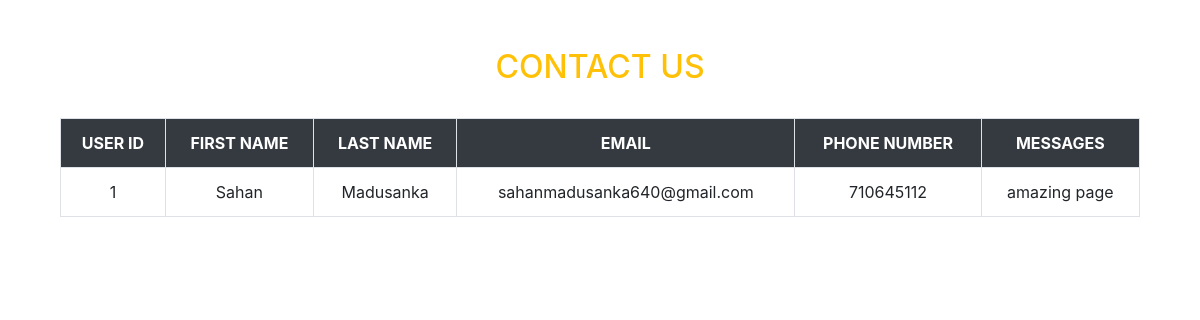
Page /AccidentDetecting/showcontact.php on the committed database.
### tables this page shows
CREATE TABLE `contactus` (
  `id` int(11) NOT NULL,
  `fname` varchar(40) NOT NULL,
  `lname` varchar(40) NOT NULL,
  `email` varchar(40) NOT NULL,
  `pno` int(11) NOT NULL,
  `msg` text
);

### AccidentDetecting/showcontact.php (the view, shortened to what this page needs)
<!DOCTYPE html>
<html>
<head>
	<link rel="stylesheet" href="https://maxcdn.bootstrapcdn.com/bootstrap/4.4.1/css/bootstrap.min.css">
</head>
<body>
<div class="container">
	<div class="col-lg-12">
	<br><br>
		<h2 class="text-warning text-center">CONTACT US</h2>
		<br>
		<table class="table table-striped table-hover table-bordered">
			<tr class="bg-dark text-white text-center">
				<th>USER ID</th>
				<th>FIRST NAME</th>
				<th>LAST NAME</th>
				<th>EMAIL</th>
				<th>PHONE NUMBER</th>
				<th>MESSAGES</th>
			</tr>
			<?php
				include 'Conn.php';
						$qry="SELECT * FROM contactus";
					    $query=mysqli_query($con,$qry);
						while($res=mysqli_fetch_array($query)){
			?>
			<tr class="text-center">
				<td><?php echo $res['id']; ?></td>
				<td><?php echo $res['fname']; ?></td>
				<td><?php echo $res['lname']; ?></td>
				<td><?php echo $res['email']; ?></td>
				<td><?php echo $res['pno']; ?></td>
				<td><?php echo $res['msg']; ?></td>
			</tr>
			<?php
				}
			?>
			</table>
</div>
</div>
</body>
</html>

### rows in the picture
contactus: id "1", fname "Sahan", lname "Madusanka", email "sahanmadusanka640@gmail.com", pno "710645112", msg "amazing page"
